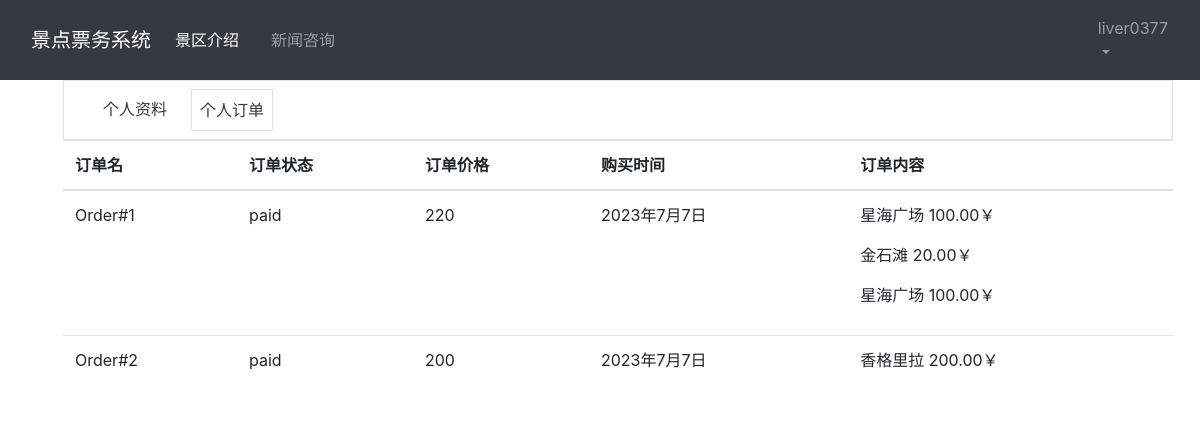
Before: /account/orders/ (signed in) with the older database file.
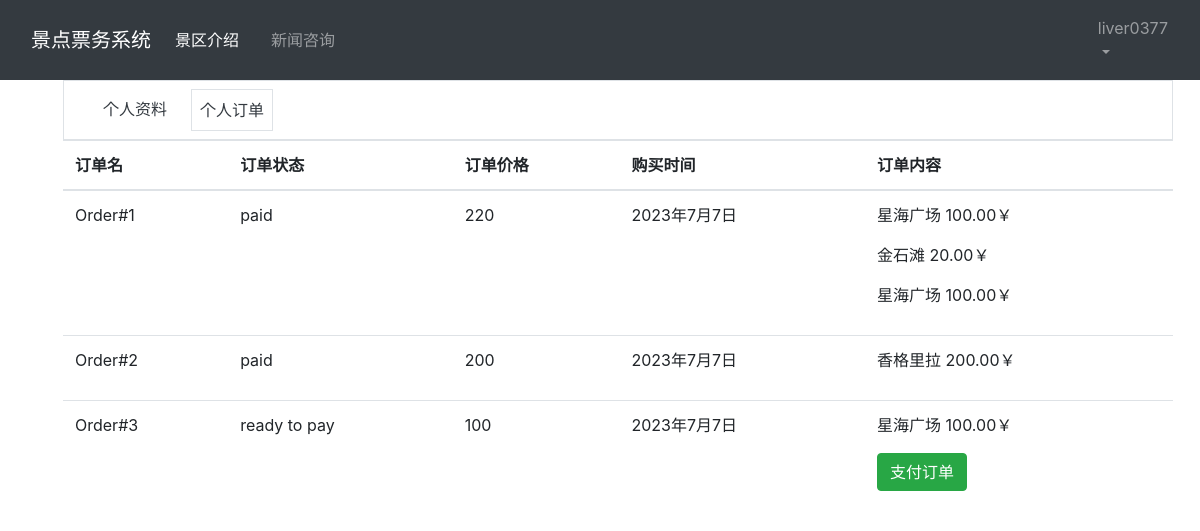
After: the same page with the newer database file.
### accounts/models.py (models this page shows)
class Order(models.Model):
    name = models.CharField(max_length=50)
    status = models.CharField(max_length=30, choices=OrderStatus.choices)
    purchase_time = models.DateField(auto_now_add=True)
    user = models.ForeignKey(User, related_name="orders", on_delete=models.CASCADE)
    def caculate_total_price(self):
        total_price = self.tickets.aggregate(total=Sum('scenic_spot__ticket_price')).get('total')
        return total_price

class Ticket(models.Model):
    name = models.CharField(max_length=200)
    order = models.ForeignKey(Order, related_name="tickets", on_delete=models.CASCADE)
    scenic_spot = models.ForeignKey(ScenicSpot, related_name="tickets", on_delete=models.CASCADE)

### introduction/models.py (models this page shows, shortened)
class ScenicSpot(models.Model):
    name = models.CharField(max_length=100)
    description = models.TextField()
    ticket_price = models.DecimalField(max_digits=10, decimal_places=2)
    image = models.ImageField(upload_to="scenic_spots/")
    province = models.ForeignKey(Province, related_name="scenic_spots", on_delete=models.CASCADE)

### accounts/views.py (the view)
# urls.py: path("account/<str:card_name>/", accounts_views.account_card, name="account_card"),
@login_required(login_url="login")
def account_card(request, card_name):
    if card_name == "info":
        return render(request, "account_info.html")
    elif card_name == "orders":
        orders = request.user.orders.all()
        return render(request, "account_orders.html", { "orders": orders })
    else:
        return Http404()

### templates/account_orders.html
{% extends "base.html" %}
{% load static %}
{% block content %}
<div class="container ml-5 mr-auto">
  <nav class="navbar navbar-expand-lg navbar-dark bg-white border">
    <div class="container">
      <ul class="navbar-nav mr-auto">
        <li class="nav-item">
          <a class="nav-link mr-3 text-dark" href="{% url 'account_card' 'info' %}">个人资料</a>
        </li>
        <li class="nav-item mr-3">
          <a class="nav-link mr-3 text-dark border" href="{% url 'account_card' 'orders' %}">个人订单</a>
        </li>
      </ul>
    </div>
  </nav>
  <div>
    <div class="table">
      <table class="table">
        <thead class="thead-inverse">
          <tr>
            <th>订单名</th>
            <th>订单状态</th>
            <th>订单价格</th>
            <th>购买时间</th>
            <th>订单内容</th>
          </tr>
        </thead>
        <tbody>
          {% for order in orders %}
          <tr>
            <td>{{ order.name }}</td>
            <td>{{ order.get_status_display }}</td>
            <td>{{ order.caculate_total_price }}</td>
            <td>{{ order.purchase_time }}</td>
            <td>
              {% for ticket in order.tickets.all %}
              <p> {{ ticket.name }} {{ticket.scenic_spot.ticket_price }}￥ </p>
              {% endfor %}
              {% if order.get_status_display != "paid" %}
              <a class="btn btn-success pay-order-btn" href="{% url 'alipay' %}?order_id={{ order.pk }}">支付订单</a>
              {% endif %}
            </td>
          </tr>
          {% endfor %}
        </tbody>
      </table>
    </div>
  </div>
</div>
{% endblock %}

Changed rows visible on the page:
added Order: name "Order#3", status "ready to pay", caculate_total_price "100", purchase_time "2023年7月7日"
added Ticket: name "星海广场", scenic_spot.ticket_price "100.00", shown under "Order#3"
